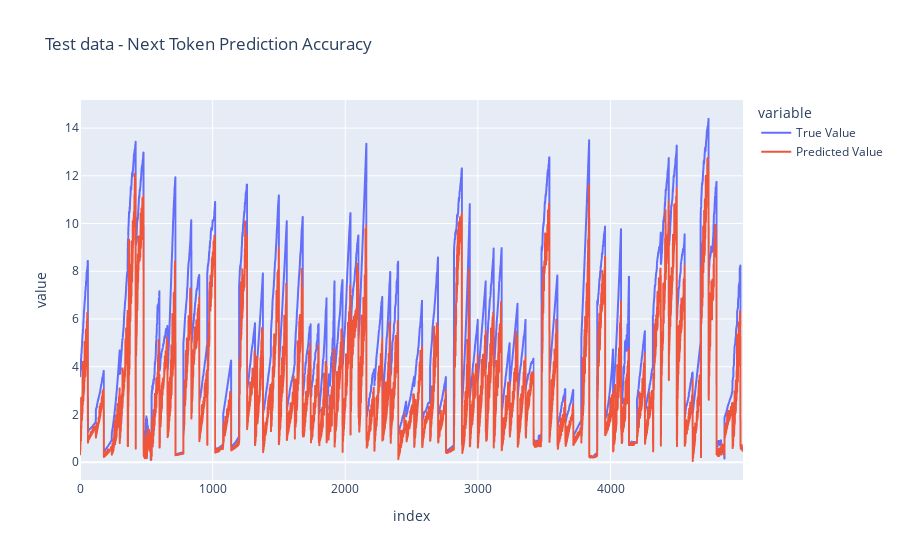

Source (notebook cell):
### Markdown cell above
## test model load from wandb

### Code cell
import wandb
import os
api = wandb.Api()
artifact = api.artifact('smasadzadeh-freelancer/degradation-transformer/degradation-transformer-model:Production')

artifact_dir = artifact.download()

safetensor_filename="degradation_transformer_model.safetensors"
config_filename="degradation_transformer_model_config.json"

model_weights_path = os.path.join(artifact_dir, safetensor_filename)
config_path = os.path.join(artifact_dir, config_filename)

# Load config and create model
model_params = json.load(open(config_path))
model3 = DegradationTransformer(**model_params)
load_model(model3, model_weights_path)

learner3 = Learner(model3, optim=None, loss_func=None, 
                  train_loader=None, test_loader=None, cbs=[])

y_predict = learner3.predict(x_batch, num_periods=1)[:, -1]



df=pd.DataFrame([y_batch, y_predict]).T
df.columns = ['True Value', 'Predicted Value']
fig = px.line(df, labels={ 'x':['Predicted Value','Predicted Value']}, title='Test data - Next Token Prediction Accuracy')
fig.show()

### Figure 1 — Plotly figure (JSON) as saved in the notebook; plotly's stock layout.template omitted (floating-point values rounded to 4 significant figures; data arrays with more than 128 entries replaced by an {"elided": "..."} marker saying what was removed)
{"data": [{"hovertemplate": "variable=True Value<br>index=%{x}<br>value=%{y}<extra></extra>", "legendgroup": "True Value", "line": {"color": "#636efa", "dash": "solid"}, "marker": {"symbol": "circle"}, "mode": "lines", "name": "True Value", "showlegend": true, "type": "scattergl", "x": {"elided": "5000 int values"}, "xaxis": "x", "y": {"elided": "5000 float values"}, "yaxis": "y"}, {"hovertemplate": "variable=Predicted Value<br>index=%{x}<br>value=%{y}<extra></extra>", "legendgroup": "Predicted Value", "line": {"color": "#EF553B", "dash": "solid"}, "marker": {"symbol": "circle"}, "mode": "lines", "name": "Predicted Value", "showlegend": true, "type": "scattergl", "x": {"elided": "5000 int values"}, "xaxis": "x", "y": {"elided": "5000 float values"}, "yaxis": "y"}], "layout": {"legend": {"title": {"text": "variable"}, "tracegroupgap": 0}, "title": {"text": "Test data - Next Token Prediction Accuracy"}, "xaxis": {"anchor": "y", "domain": [0, 1], "title": {"text": "index"}}, "yaxis": {"anchor": "x", "domain": [0, 1], "title": {"text": "value"}}}}
